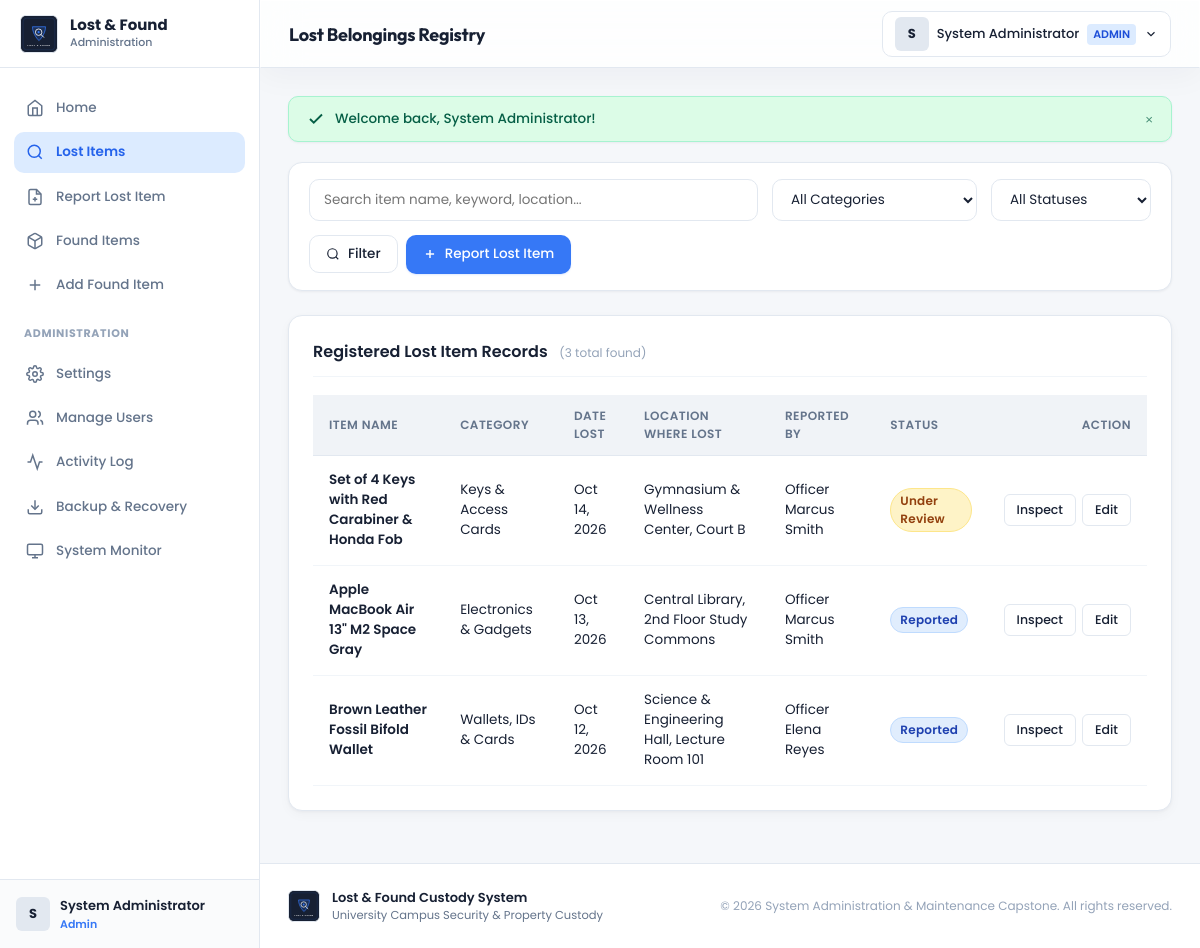
The app's page /lost_items/index.php (signed in) with its own data.
### tables this page shows
CREATE TABLE `lost_items` (
  `id` int(11) NOT NULL AUTO_INCREMENT,
  `item_name` varchar(150) NOT NULL,
  `category_id` int(11) DEFAULT NULL,
  `description` text NOT NULL,
  `date_lost` date NOT NULL,
  `location_lost` varchar(150) NOT NULL,
  `reported_by_user_id` int(11) NOT NULL,
  `contact_name` varchar(100) DEFAULT NULL,
  `contact_phone` varchar(50) DEFAULT NULL,
  `contact_email` varchar(100) DEFAULT NULL,
  `image_path` varchar(255) DEFAULT NULL,
  `status` enum('Reported','Under Review','Matched','Claimed','Closed') NOT NULL DEFAULT 'Reported',
  `created_at` timestamp NOT NULL DEFAULT CURRENT_TIMESTAMP,
  `updated_at` timestamp NOT NULL DEFAULT CURRENT_TIMESTAMP ON UPDATE CURRENT_TIMESTAMP,
  PRIMARY KEY (`id`),
  KEY `fk_lost_category` (`category_id`),
  KEY `fk_lost_user` (`reported_by_user_id`),
  KEY `idx_lost_status` (`status`),
  KEY `idx_date_lost` (`date_lost`),
  CONSTRAINT `fk_lost_category` FOREIGN KEY (`category_id`) REFERENCES `categories` (`id`) ON DELETE SET NULL,
  CONSTRAINT `fk_lost_user` FOREIGN KEY (`reported_by_user_id`) REFERENCES `users` (`id`)
);

CREATE TABLE `categories` (
  `id` int(11) NOT NULL AUTO_INCREMENT,
  `name` varchar(100) NOT NULL,
  `slug` varchar(100) NOT NULL,
  `description` varchar(255) DEFAULT NULL,
  `icon` varchar(50) DEFAULT 'folder',
  `is_active` tinyint(1) NOT NULL DEFAULT 1,
  `created_at` timestamp NOT NULL DEFAULT CURRENT_TIMESTAMP,
  PRIMARY KEY (`id`),
  UNIQUE KEY `uk_slug` (`slug`)
);

CREATE TABLE `users` (
  `id` int(11) NOT NULL AUTO_INCREMENT,
  `username` varchar(50) NOT NULL,
  `email` varchar(100) NOT NULL,
  `full_name` varchar(100) NOT NULL,
  `role` enum('admin','staff') NOT NULL DEFAULT 'staff',
  `password_hash` varchar(255) NOT NULL,
  `status` enum('active','inactive') NOT NULL DEFAULT 'active',
  `last_login` datetime DEFAULT NULL,
  `created_at` timestamp NOT NULL DEFAULT CURRENT_TIMESTAMP,
  `updated_at` timestamp NOT NULL DEFAULT CURRENT_TIMESTAMP ON UPDATE CURRENT_TIMESTAMP,
  PRIMARY KEY (`id`),
  UNIQUE KEY `uk_username` (`username`),
  UNIQUE KEY `uk_email` (`email`),
  KEY `idx_role` (`role`),
  KEY `idx_status` (`status`)
);

CREATE TABLE `system_settings` (
  `id` int(11) NOT NULL AUTO_INCREMENT,
  `setting_key` varchar(50) NOT NULL,
  `setting_value` text NOT NULL,
  `setting_group` varchar(50) NOT NULL DEFAULT 'general',
  `description` varchar(255) DEFAULT NULL,
  `updated_at` timestamp NOT NULL DEFAULT CURRENT_TIMESTAMP ON UPDATE CURRENT_TIMESTAMP,
  PRIMARY KEY (`id`),
  UNIQUE KEY `uk_setting_key` (`setting_key`)
);

### lost_items/index.php (the view, shortened to what this page needs)
<?php
require_once APP_ROOT . '/includes/functions.php';
$db = get_db_connection();
$search   = trim($_GET['search'] ?? '');
$page     = max(1, (int)($_GET['page'] ?? 1));
$perPage  = 10;
$offset   = ($page - 1) * $perPage;
$where = [];
$params = [];
$whereSql = !empty($where) ? 'WHERE ' . implode(' AND ', $where) : '';
$countStmt = $db->prepare("SELECT COUNT(*) FROM lost_items l $whereSql");
$countStmt->execute($params);
$totalRecords = (int)$countStmt->fetchColumn();
$orderBy = "l.date_lost DESC";
$sql = "SELECT l.*, c.name AS category_name, u.full_name AS reporter_name
        FROM lost_items l
        LEFT JOIN categories c ON l.category_id = c.id
        LEFT JOIN users u ON l.reported_by_user_id = u.id
        $whereSql
        ORDER BY $orderBy
        LIMIT $perPage OFFSET $offset";
$stmt = $db->prepare($sql);
$stmt->execute($params);
$items = $stmt->fetchAll();
require_once APP_ROOT . '/includes/header.php';
require_once APP_ROOT . '/includes/sidebar.php';
?>
<div class="app-main">
    <?php require_once APP_ROOT . '/includes/navbar.php'; ?>
    <div class="content-wrapper">
        <?php require_once APP_ROOT . '/includes/flash_messages.php'; ?>
        <form method="GET" action="<?= BASE_URL ?>/lost_items/index.php" class="filter-toolbar">
            <div class="filter-input-wrap">
                <input type="text" name="search" class="form-control" placeholder="Search item name, keyword, location..." value="<?= e($search) ?>">
            </div>
            <div class="filter-select-wrap">
                <select name="category" class="form-control">
                    <option value="">All Categories</option>
                </select>
            </div>
            <div class="filter-select-wrap">
                <select name="status" class="form-control">
                    <option value="">All Statuses</option>
                </select>
            </div>
            <div class="filter-actions">
                <button type="submit" class="btn btn-secondary">
                    <svg width="14" height="14" viewBox="0 0 24 24" fill="none" stroke="currentColor" stroke-width="2"><circle cx="11" cy="11" r="8"/><line x1="21" y1="21" x2="16.65" y2="16.65"/></svg>
                    <span>Filter</span>
                </button>
                <a href="<?= BASE_URL ?>/lost_items/report.php" class="btn btn-primary" style="margin-left:auto;">
                    <svg width="14" height="14" viewBox="0 0 24 24" fill="none" stroke="currentColor" stroke-width="2.5"><line x1="12" y1="5" x2="12" y2="19"/><line x1="5" y1="12" x2="19" y2="12"/></svg>
                    <span>Report Lost Item</span>
                </a>
            </div>
        </form>
        <div class="card">
            <div class="card-header">
                <div>
                    <span class="card-title">Registered Lost Item Records</span>
                    <span style="font-size: 12px; color: var(--text-muted); margin-left: 8px;">(<?= $totalRecords ?> total found)</span>
                </div>
            </div>
            <div class="table-responsive">
                <table class="table-custom">
                    <thead>
                        <tr>
                            <th>Item Name</th>
                            <th>Category</th>
                            <th>Date Lost</th>
                            <th>Location Where Lost</th>
                            <th>Reported By</th>
                            <th>Status</th>
                            <th style="text-align: right;">Action</th>
                        </tr>
                    </thead>
                    <tbody>
                        <?php if (empty($items)): ?>
                            <tr>
                                <td colspan="7" style="text-align:center;padding:40px;color:var(--text-muted);">
                                    <svg width="32" height="32" viewBox="0 0 24 24" fill="none" stroke="currentColor" stroke-width="1.5" style="margin:0 auto 10px;display:block;"><circle cx="11" cy="11" r="8"/><line x1="21" y1="21" x2="16.65" y2="16.65"/></svg>
                                    No lost item records match your filter criteria.
                                </td>
                            </tr>
                        <?php else: ?>
                            <?php foreach ($items as $item): ?>
                                <tr>
                                    <td style="font-weight: 600;">
                                        <a href="<?= BASE_URL ?>/lost_items/view.php?id=<?= $item['id'] ?>" style="color:var(--text-primary);"><?= e($item['item_name']) ?></a>
                                    </td>
                                    <td><?= e($item['category_name'] ?? 'General') ?></td>
                                    <td><?= format_date($item['date_lost']) ?></td>
                                    <td><?= e($item['location_lost']) ?></td>
                                    <td><?= e($item['reporter_name'] ?? 'Officer') ?></td>
                                    <td><?= render_status_badge($item['status']) ?></td>
                                    <td style="text-align: right;">
                                        <div style="display:inline-flex;gap:6px;">
                                            <a href="<?= BASE_URL ?>/lost_items/view.php?id=<?= $item['id'] ?>" class="btn btn-secondary btn-sm" title="Inspect & Match">
                                                <span>Inspect</span>
                                            </a>
                                            <a href="<?= BASE_URL ?>/lost_items/edit.php?id=<?= $item['id'] ?>" class="btn btn-secondary btn-sm" title="Edit">
                                                <span>Edit</span>
                                            </a>
                                        </div>
                                    </td>
                                </tr>
                            <?php endforeach; ?>
                        <?php endif; ?>
                    </tbody>
                </table>
            </div>
        </div>
<?php
require_once APP_ROOT . '/includes/footer.php';
?>

### includes/functions.php (shortened to what this page needs)
<?php
function e($value): string {
    return htmlspecialchars((string)($value ?? ''), ENT_QUOTES, 'UTF-8');
}
function get_system_setting(string $key, string $default = ''): string {
    try {
        $db = get_db_connection();
        $stmt = $db->prepare("SELECT setting_value FROM system_settings WHERE setting_key = :k LIMIT 1");
        $stmt->execute(['k' => $key]);
        $val = $stmt->fetchColumn();
        if ($val !== false) {
            return (string)$val;
        }
    } catch (Exception $e) {
        error_log('Failed to fetch setting ' . $key . ': ' . $e->getMessage());
    }
    return $default;
}
function get_logo_url(): string {
    if (file_exists(APP_ROOT . '/picture/logo.svg')) {
        return BASE_URL . '/picture/logo.svg';
    }
    return BASE_URL . '/assets/images/logo-fallback.svg';
}
function render_status_badge(string $status): string {
    $map = [
        'Reported'     => ['bg' => '#E0EDFD', 'text' => '#1E40AF', 'border' => '#BFDBFE'],
        'Under Review' => ['bg' => '#FEF3C7', 'text' => '#92400E', 'border' => '#FDE68A'],
        'Matched'      => ['bg' => '#EDE9FE', 'text' => '#6D28D9', 'border' => '#DDD6FE'],
        'Available'    => ['bg' => '#DCFCE7', 'text' => '#166534', 'border' => '#BBF7D0'],
        'Returned'     => ['bg' => '#D1FAE5', 'text' => '#065F46', 'border' => '#A7F3D0'],
        'Claimed'      => ['bg' => '#D1FAE5', 'text' => '#065F46', 'border' => '#A7F3D0'],
        'Closed'       => ['bg' => '#F1F5F9', 'text' => '#475569', 'border' => '#E2E8F0'],
        'Disposed'     => ['bg' => '#FEE2E2', 'text' => '#991B1B', 'border' => '#FECACA'],
        'active'       => ['bg' => '#DCFCE7', 'text' => '#166534', 'border' => '#BBF7D0'],
        'inactive'     => ['bg' => '#FEE2E2', 'text' => '#991B1B', 'border' => '#FECACA'],
    ];
    $cfg = $map[$status] ?? ['bg' => '#F1F5F9', 'text' => '#475569', 'border' => '#E2E8F0'];
    return sprintf(
        '<span style="display:inline-flex;align-items:center;padding:3px 9px;border-radius:9999px;font-size:12px;font-weight:600;background:%s;color:%s;border:1px solid %s;letter-spacing:0.02em;">%s</span>',
        $cfg['bg'],
        $cfg['text'],
        $cfg['border'],
        e($status)
    );
}
function format_date(?string $dateStr): string {
    $timestamp = strtotime($dateStr);
    return date('M d, Y', $timestamp);
}

### includes/footer.php (shortened to what this page needs)
<?php
$orgName = get_system_setting('organization_name', 'Campus Security & Property Custody');
$sysName = get_system_setting('system_name', 'Lost & Found Management System');
$logoUrl = get_logo_url();
?>
    </div>
    <footer style="margin-top: auto; background: #FFFFFF; border-top: 1px solid var(--border-color); padding: 24px 28px;">
        <div style="max-width: 1400px; margin: 0 auto; display: flex; flex-wrap: wrap; justify-content: space-between; align-items: center; gap: 16px;">
            <div style="display: flex; align-items: center; gap: 12px;">
                <div style="width: 32px; height: 32px; border-radius: 6px; overflow: hidden; background: #172033; display: flex; align-items: center; justify-content: center; border: 1px solid var(--border-color);">
                    <img src="<?= e($logoUrl) ?>" alt="Logo" style="width: 100%; height: 100%; object-fit: contain; border-radius: 0;">
                </div>
                <div>
                    <div style="font-size: 13px; font-weight: 600; color: var(--text-primary);"><?= e($sysName) ?></div>
                    <div style="font-size: 11.5px; color: var(--text-secondary);"><?= e($orgName) ?></div>
                </div>
            </div>
            <div style="font-size: 12px; color: var(--text-muted);">
                &copy; <?= date('Y') ?> System Administration &amp; Maintenance Capstone. All rights reserved.
            </div>
        </div>
    </footer>
    </div>
</div>
</body>
</html>

### assets/css/style.css (style rules this page uses)
:root { --bg-main: #F5F7FA; --surface-primary: #FFFFFF; --surface-secondary: #F0F3F7; --text-primary: #172033; --text-secondary: #64748B; --text-muted: #94A3B8; --accent-main: #3678F6; --accent-hover: #2563EB; --accent-soft: #DCEBFF; --border-color: #E2E8F0; --border-light: #F1F5F9; --success: #16856B; --success-bg: #DCFCE7; --warning: #B7791F; --warning-bg: #FEF3C7; --error: #C2414B; --error-bg: #FEE2E2; --radius-sm: 6px; --radius-md: 10px; --radius-lg: 14px; --radius-xl: 20px; --shadow-subtle: 0 1px 3px rgba(15, 23, 42, 0.04), 0 1px 2px rgba(15, 23, 42, 0.02); --shadow-card: 0 4px 12px rgba(15, 23, 42, 0.03), 0 1px 3px rgba(15, 23, 42, 0.04); --shadow-dropdown: 0 12px 30px rgba(15, 23, 42, 0.08), 0 4px 6px rgba(15, 23, 42, 0.04); --transition-fast: 0.15s ease; --transition-base: 0.2s cubic-bezier(0.16, 1, 0.3, 1); --sidebar-width: 260px; --topbar-height: 68px; }
*, *::before, *::after { box-sizing: border-box; margin: 0; padding: 0; }
body { font-family: 'Poppins', -apple-system, BlinkMacSystemFont, "Segoe UI", Roboto, sans-serif; background-color: var(--bg-main); color: var(--text-primary); font-size: 14px; line-height: 1.5; -webkit-font-smoothing: antialiased; min-height: 100vh; }
a { color: var(--accent-main); text-decoration: none; transition: color var(--transition-fast); }
.app-main { margin-left: var(--sidebar-width); flex: 1; display: flex; flex-direction: column; min-height: 100vh; }
.btn { display: inline-flex; align-items: center; justify-content: center; gap: 8px; font-family: inherit; font-size: 13.5px; font-weight: 500; padding: 8px 16px; border-radius: var(--radius-md); border: 1px solid transparent; cursor: pointer; transition: all var(--transition-fast); text-decoration: none; white-space: nowrap; }
.btn-primary { background-color: var(--accent-main); color: #FFFFFF; box-shadow: 0 1px 2px rgba(54, 120, 246, 0.16); }
.btn-secondary { background-color: var(--surface-primary); border-color: var(--border-color); color: var(--text-primary); }
.btn-sm { padding: 6px 12px; font-size: 12.5px; border-radius: var(--radius-sm); }
.content-wrapper { flex: 1; padding: 28px; max-width: 1400px; width: 100%; margin: 0 auto; }
.card { background: var(--surface-primary); border: 1px solid var(--border-color); border-radius: var(--radius-lg); box-shadow: var(--shadow-card); padding: 24px; margin-bottom: 24px; }
.card-header { display: flex; align-items: center; justify-content: space-between; margin-bottom: 18px; padding-bottom: 12px; border-bottom: 1px solid var(--border-light); }
.card-title { font-size: 16px; font-weight: 600; color: var(--text-primary); }
.table-responsive { width: 100%; overflow-x: auto; }
.table-custom { width: 100%; border-collapse: collapse; text-align: left; }
.table-custom th { background: var(--surface-secondary); color: var(--text-secondary); font-size: 12px; font-weight: 600; text-transform: uppercase; letter-spacing: 0.04em; padding: 12px 16px; border-bottom: 1px solid var(--border-color); }
.table-custom td { padding: 14px 16px; font-size: 13.5px; color: var(--text-primary); border-bottom: 1px solid var(--border-light); vertical-align: middle; }

### assets/css/forms.css (style rules this page uses)
.form-control { width: 100%; height: 42px; padding: 8px 14px; font-family: inherit; font-size: 13.5px; color: var(--text-primary); background-color: var(--surface-primary); border: 1px solid var(--border-color); border-radius: var(--radius-md); outline: none; transition: border-color var(--transition-fast), box-shadow var(--transition-fast); }
.filter-toolbar { background: var(--surface-primary); border: 1px solid var(--border-color); border-radius: var(--radius-lg); padding: 16px 20px; margin-bottom: 24px; display: flex; flex-wrap: wrap; align-items: center; gap: 14px; box-shadow: var(--shadow-subtle); }
.filter-input-wrap { flex: 1; min-width: 220px; }
.filter-select-wrap { min-width: 160px; }
.filter-actions { display: flex; align-items: center; gap: 8px; }

### records on screen
lost_items: item_name "Set of 4 Keys with Red Carabiner & Honda Fob", category.name "Keys & Access Cards", date_lost "Oct 14, 2026", location_lost "Gymnasium & Wellness Center, Court B", reported_by_user.full_name "Officer Marcus Smith", status "Under Review"
lost_items: item_name "Apple MacBook Air 13\" M2 Space Gray", category.name "Electronics & Gadgets", date_lost "Oct 13, 2026", location_lost "Central Library, 2nd Floor Study Commons", reported_by_user.full_name "Officer Marcus Smith", status "Reported"
lost_items: item_name "Brown Leather Fossil Bifold Wallet", category.name "Wallets, IDs & Cards", date_lost "Oct 12, 2026", location_lost "Science & Engineering Hall, Lecture Room 101", reported_by_user.full_name "Officer Elena Reyes", status "Reported"
system_settings: setting_value "Lost & Found Custody System"
system_settings: setting_value "University Campus Security & Property Custody"

### other values on screen
substr($user['full_name'] ?? 'U', 0, 1) "S"
$user['full_name'] "System Administrator"
$user['role'] "Admin"
$pageHeading "Lost Belongings Registry"
substr($user['full_name'], 0, 1) "S"
$user['role'] "ADMIN"
$flash['message'] "Welcome back, System Administrator!"
$totalRecords "3"
